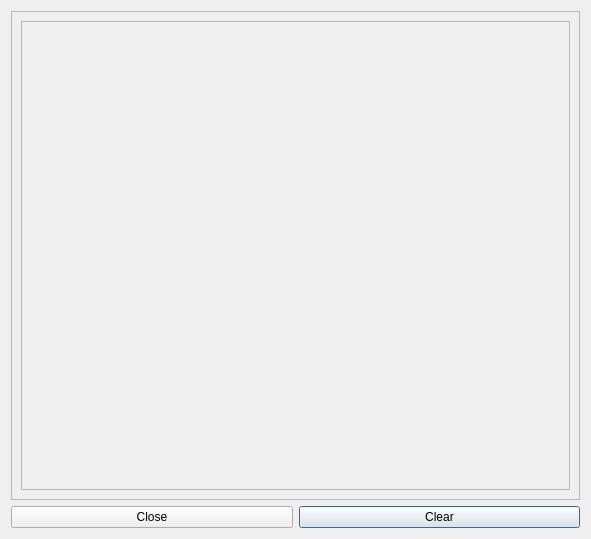
<?xml version="1.0" encoding="UTF-8"?>
<ui version="4.0">
 <class>configView</class>
 <widget class="QDialog" name="configView">
  <property name="geometry">
   <rect>
    <x>0</x>
    <y>0</y>
    <width>591</width>
    <height>539</height>
   </rect>
  </property>
  <property name="windowTitle">
   <string>Dialog</string>
  </property>
  <layout class="QGridLayout" name="gridLayout_2">
   <item row="0" column="0">
    <layout class="QGridLayout" name="gridLayout">
     <item row="1" column="0">
      <layout class="QGridLayout" name="gridLayout_3">
       <item row="1" column="1">
        <widget class="QPushButton" name="clear">
         <property name="text">
          <string>Clear</string>
         </property>
        </widget>
       </item>
       <item row="1" column="0">
        <widget class="QPushButton" name="close">
         <property name="text">
          <string>Close</string>
         </property>
        </widget>
       </item>
      </layout>
     </item>
     <item row="0" column="0">
      <widget class="QFrame" name="frame">
       <property name="minimumSize">
        <size>
         <width>0</width>
         <height>450</height>
        </size>
       </property>
       <property name="frameShape">
        <enum>QFrame::StyledPanel</enum>
       </property>
       <property name="frameShadow">
        <enum>QFrame::Raised</enum>
       </property>
       <layout class="QGridLayout" name="gridLayout_5">
        <item row="0" column="0">
         <layout class="QGridLayout" name="gridLayout_4">
          <item row="0" column="0">
           <widget class="QScrollArea" name="scrollArea">
            <property name="widgetResizable">
             <bool>true</bool>
            </property>
            <widget class="QWidget" name="scrollAreaWidgetContents">
             <property name="geometry">
              <rect>
               <x>0</x>
               <y>0</y>
               <width>547</width>
               <height>462</height>
              </rect>
             </property>
             <layout class="QGridLayout" name="gridLayout_7">
              <item row="0" column="0">
               <layout class="QGridLayout" name="gridLayout_6"/>
              </item>
             </layout>
            </widget>
           </widget>
          </item>
         </layout>
        </item>
       </layout>
      </widget>
     </item>
    </layout>
   </item>
  </layout>
 </widget>
 <resources/>
 <connections/>
</ui>
